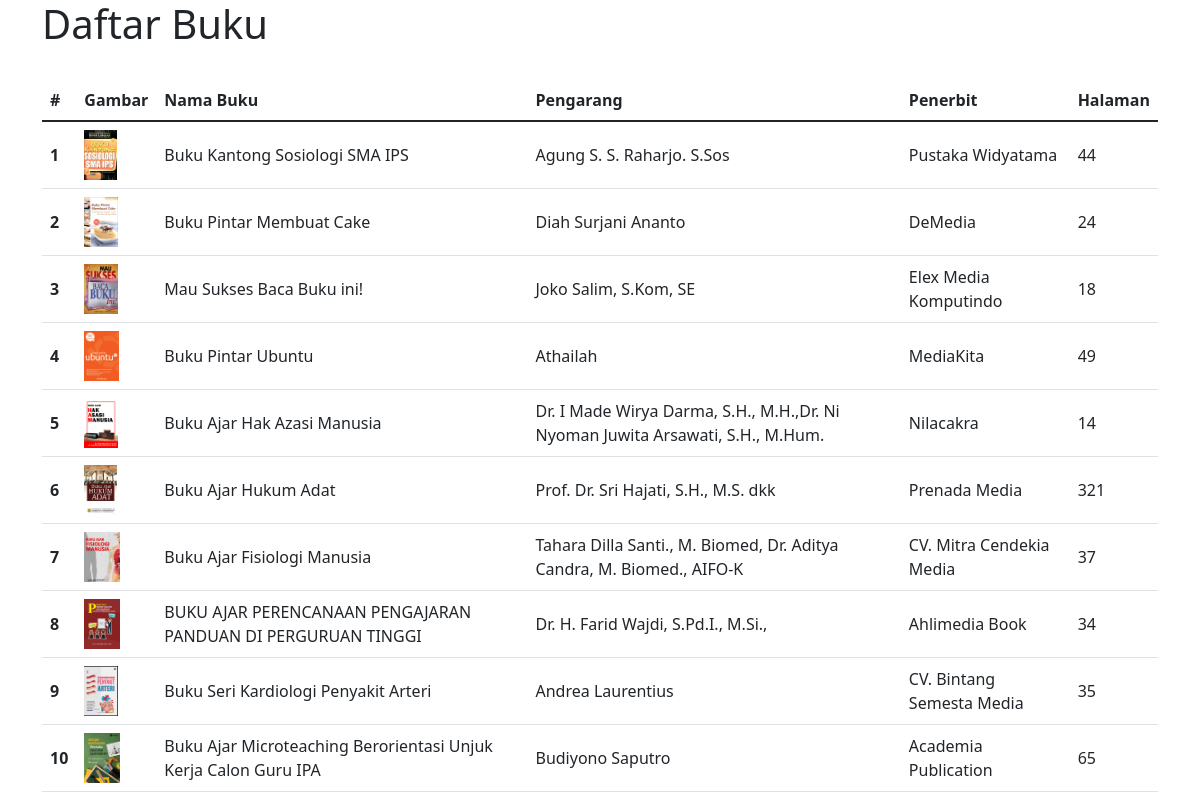
The page / on the database its author committed.
### tables this page shows
CREATE TABLE `buku` (
  `no` int(3) NOT NULL,
  `nama_buku` varchar(255) NOT NULL,
  `pengarang` varchar(255) NOT NULL,
  `penerbit` varchar(255) NOT NULL,
  `jumlah_halaman` int(3) NOT NULL,
  `gambar` varchar(255) NOT NULL
);

### functions.php (called while the page is built, shortened)
<?php
function koneksi(){
    $conn = mysqli_connect('localhost','root','','prakweb2023b_213040126') or die('Koneksi ke DB GAGAL!');
    return $conn;
}
function query($query){
    $conn = koneksi();
    $result = mysqli_query($conn, $query) or die(mysqli_error($conn));
    $rows = [];
    while($row = mysqli_fetch_assoc($result)) {
    $rows[] = $row;
    }
    return $rows;
}
?>

### index.php (the view, shortened to what this page needs)
<?php
require 'functions.php';
$buku = query("SELECT * FROM buku");
?>
<!doctype html>
<html lang="en">
  <head>
    <link href="https://cdn.jsdelivr.net/npm/bootstrap@5.1.3/dist/css/bootstrap.min.css" rel="stylesheet">
  </head>
  <body>
    <div class="container">
      <h1>Daftar Buku</h1>
      <br>
      <table class="table">
        <thead>
          <tr>
            <th scope="col">#</th>
            <th scope="col">Gambar</th>
            <th scope="col">Nama Buku</th>
            <th scope="col">Pengarang</th>
            <th scope="col">Penerbit</th>
            <th scope="col">Halaman</th>
          </tr>
        </thead>
        <tbody>
          <?php $i = 1; foreach($buku as $bk) : ?>
          <tr>
            <th scope="row" class="align-middle"><?= $i++; ?></th>
            <td class="align-middle">
              <img src="img/<?= $bk["gambar"]; ?>" height="50" class="rounded-rectangle">
            </td>
            <td class="align-middle"><?= $bk["nama_buku"]; ?></td>
            <td class="align-middle"><?= $bk["pengarang"]; ?></td>
            <td class="align-middle"><?= $bk["penerbit"]; ?></td>
            <td class="align-middle"><?= $bk["jumlah_halaman"]; ?></td>
          </tr>
          <?php endforeach; ?>
        </tbody>
      </table>
    </div>
  </body>
</html>

### rows shown on the page
buku: gambar (picture), nama_buku "Buku Kantong Sosiologi SMA IPS", pengarang "Agung S. S. Raharjo. S.Sos", penerbit "Pustaka Widyatama", jumlah_halaman "44"
buku: shows a picture, nama_buku "Buku Pintar Membuat Cake", pengarang "Diah Surjani Ananto", penerbit "DeMedia", jumlah_halaman "24"
buku: shows a picture, nama_buku "Mau Sukses Baca Buku ini!", pengarang "Joko Salim, S.Kom, SE", penerbit "Elex Media Komputindo", jumlah_halaman "18"
buku: gambar (picture), nama_buku "Buku Pintar Ubuntu", pengarang "Athailah", penerbit "MediaKita", jumlah_halaman "49"
buku: gambar (picture), nama_buku "Buku Ajar Hak Azasi Manusia", pengarang "Dr. I Made Wirya Darma, S.H., M.H.,Dr. Ni Nyoman Juwita Arsawati, S.H., M.Hum.", penerbit "Nilacakra", jumlah_halaman "14"
buku: gambar (picture), nama_buku "Buku Ajar Hukum Adat", pengarang "Prof. Dr. Sri Hajati, S.H., M.S. dkk", penerbit "Prenada Media", jumlah_halaman "321"
buku: shows a picture, nama_buku "Buku Ajar Fisiologi Manusia", pengarang "Tahara Dilla Santi., M. Biomed, Dr. Aditya Candra, M. Biomed., AIFO-K", penerbit "CV. Mitra Cendekia Media", jumlah_halaman "37"
buku: gambar (picture), nama_buku "BUKU AJAR PERENCANAAN PENGAJARAN PANDUAN DI PERGURUAN TINGGI", pengarang "Dr. H. Farid Wajdi, S.Pd.I., M.Si.,", penerbit "Ahlimedia Book", jumlah_halaman "34"
buku: gambar (picture), nama_buku "Buku Seri Kardiologi Penyakit Arteri", pengarang "Andrea Laurentius", penerbit "CV. Bintang Semesta Media", jumlah_halaman "35"
buku: shows a picture, nama_buku "Buku Ajar Microteaching Berorientasi Unjuk Kerja Calon Guru IPA", pengarang "Budiyono Saputro", penerbit "Academia Publication", jumlah_halaman "65"
